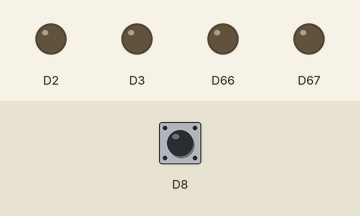
Bench run of a sketch on a simulated Arduino Due. On the bench: output pins drawn as LEDs (lit = HIGH). The inputs (shaded band) are chosen by the test bench; at power-on: D8 HIGH.

Above: at 1.2 s.
1.3 s: D8 pulsed LOW 2 times (0.12 s each, 0.3 s apart)
At 2.1 s:
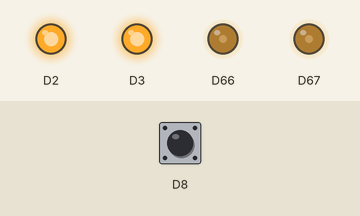
Timing chart, 0 to 4.3 s (numbered marks = the images above; inputs shaded):
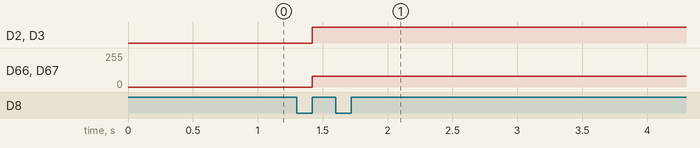

The sketch:

handheld.ino
```cpp
const int lowPower = 80;
const int highPower = 255;

void setup() {
  analogWrite(DAC0, 0); // blue
  analogWrite(DAC1, 0); // green

  pinMode(2, OUTPUT);
  pinMode(3, OUTPUT);

  digitalWrite(2, 0);
  digitalWrite(3, 0);

  pinMode(8, INPUT);
  digitalWrite(8, 1);
}

void loop() {
  enum {OFF, LOW_POWER, HIGH_POWER};
  static int state = OFF;
  bool stateChanged = false;

  if (digitalRead(8) == 0) {
    long start = millis();

    while (digitalRead(8) == 0) ;

    long elapsed = millis() - start;

    if (elapsed > 100) {

      if (state != OFF) {
        state = OFF;
      } else {
        if (elapsed > 1000) {
          state = HIGH_POWER;
        } else {
          state = LOW_POWER;
        }
      }

      if (state == OFF) {
        analogWrite(DAC0, 0);
        analogWrite(DAC1, 0);

        digitalWrite(2, 0);
        digitalWrite(3, 0);
      } else {
        if (state == HIGH_POWER) {
          analogWrite(DAC0, highPower);
          analogWrite(DAC1, highPower);
        } else {
          analogWrite(DAC0, lowPower);
          analogWrite(DAC1, lowPower);
        }
        digitalWrite(2, 1);
        digitalWrite(3, 1);
      }
    }

    delay(200);
  }
}
```

Measured:
- after the input at 1.3 s, D2, D3: LOW → HIGH after 0.12 s; D66, D67: 0/255 → 80/255 after 0.12 s
